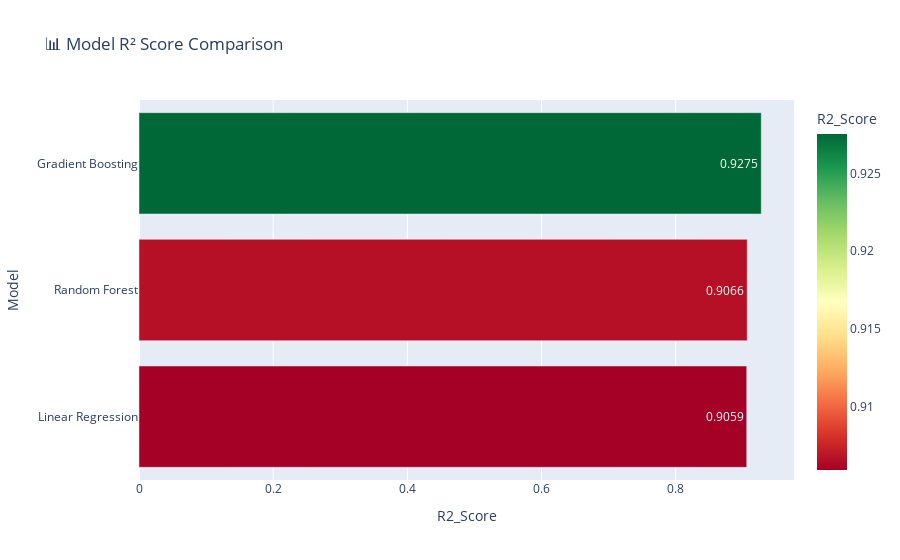

Notebook cell for this chart:
### Code cell
# ── 5.1 Interactive Model Performance Comparison ──────────────

scores_df = pd.DataFrame(list(results.items()), columns=['Model', 'R2_Score'])

fig = px.bar(scores_df, x='R2_Score', y='Model', orientation='h',
             text='R2_Score', color='R2_Score',
             title='📊 Model R² Score Comparison',
             color_continuous_scale='RdYlGn')
fig.update_traces(texttemplate='%{text:.4f}', textposition='inside')
fig.show()

### Figure 1 — Plotly figure (JSON) as saved in the notebook; plotly's stock layout.template omitted (floating-point values rounded to 4 significant figures)
{"data": [{"alignmentgroup": "True", "hovertemplate": "R2_Score=%{marker.color}<br>Model=%{y}<extra></extra>", "legendgroup": "", "marker": {"color": [0.9059, 0.9066, 0.9275], "coloraxis": "coloraxis", "pattern": {"shape": ""}}, "name": "", "offsetgroup": "", "orientation": "h", "showlegend": false, "text": [0.9059, 0.9066, 0.9275], "textposition": "inside", "texttemplate": "%{text:.4f}", "type": "bar", "x": [0.9059, 0.9066, 0.9275], "xaxis": "x", "y": ["Linear Regression", "Random Forest", "Gradient Boosting"], "yaxis": "y"}], "layout": {"barmode": "relative", "coloraxis": {"colorbar": {"title": {"text": "R2_Score"}}, "colorscale": [[0, "rgb(165,0,38)"], [0.1, "rgb(215,48,39)"], [0.2, "rgb(244,109,67)"], [0.3, "rgb(253,174,97)"], [0.4, "rgb(254,224,139)"], [0.5, "rgb(255,255,191)"], [0.6, "rgb(217,239,139)"], [0.7, "rgb(166,217,106)"], [0.8, "rgb(102,189,99)"], [0.9, "rgb(26,152,80)"], [1, "rgb(0,104,55)"]]}, "legend": {"tracegroupgap": 0}, "title": {"text": "📊 Model R² Score Comparison"}, "xaxis": {"anchor": "y", "domain": [0, 1], "title": {"text": "R2_Score"}}, "yaxis": {"anchor": "x", "domain": [0, 1], "title": {"text": "Model"}}}}
